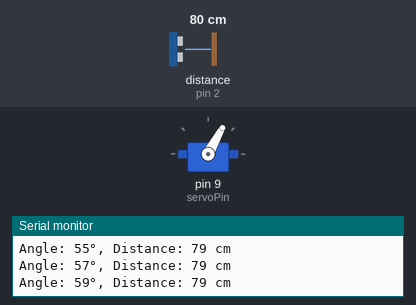
The sketch below on a simulated Arduino Uno, built with avr-gcc and run on an emulated ATmega328P. Shown: servo, the last lines printed to the serial monitor. Wiring (inferred from the names in the program): ultrasonic range finder: trigger pin 3; echo pin 2. The inputs (shaded band) are chosen by the test bench; at power-on: distance to the obstacle (sensor on pin 2) 80 cm. The echo pulse lasts 58.3 µs per cm.

Above: at 1.79 s.
1.8 s: distance to the obstacle (sensor on pin 2) set to 2 cm
At 2.3 s:
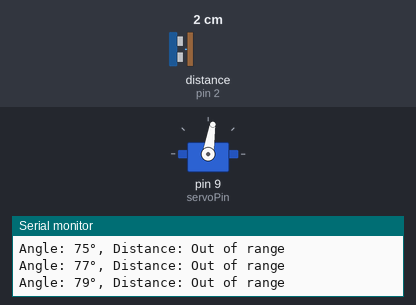
4.8 s: distance to the obstacle (sensor on pin 2) set to 35 cm
At 4.96 s:
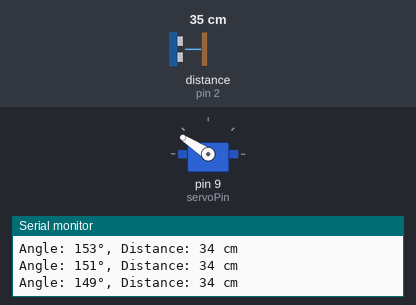
7.8 s: distance to the obstacle (sensor on pin 2) set to 60 cm
At 8.53 s:
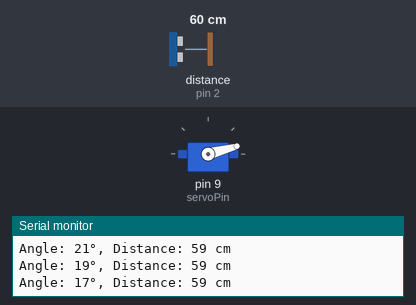
Timing chart, 0 to 16.8 s (numbered marks = the images above; inputs shaded):
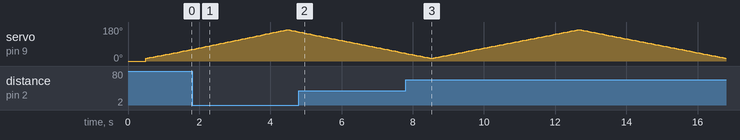

The sketch:

arduino-radar-code.ino
```cpp
#include <Servo.h>  // Include the Servo library

// Define pins for the HC-SR04 sensor
const int trigPin = 3;  // Trig pin connected to D3
const int echoPin = 2;  // Echo pin connected to D2

// Define pin for the servo motor
const int servoPin = 9; // Yellow wire of the servo to D9

// Create a Servo object
Servo myServo;

// Variable to store the duration of the pulse
long duration;

// Variable to store the calculated distance
int distance;

void setup() {
  // Initialize serial communication
  Serial.begin(9600);

  // Set the trigPin as an OUTPUT and the echoPin as an INPUT
  pinMode(trigPin, OUTPUT);
  pinMode(echoPin, INPUT);

  // Attach the servo to the specified pin
  myServo.attach(servoPin);

  // Move servo to the initial position
  myServo.write(0);
  delay(500);
}

void loop() {
  // Rotate the servo from 0° to 180° and back
  for (int angle = 15; angle <= 165; angle += 2) {
    scanArea(angle);  // Perform a scan at the current angle
  }
  for (int angle = 165; angle >= 15; angle -= 2) {
    scanArea(angle);  // Perform a scan at the current angle
  }
}

void scanArea(int angle) {
  // Rotate servo to the specified angle
  myServo.write(angle);
  delay(50);  // Allow time for the servo to reach the position

  // Measure the distance
  distance = measureDistance(trigPin, echoPin);

  // Print the angle and distance to the Serial Monitor
  Serial.print("Angle: ");
  Serial.print(angle);
  Serial.print("°, Distance: ");
  if (distance > 400 || distance < 2) {
    Serial.println("Out of range");  // If the distance is beyond sensor range
  } else {
    Serial.print(distance);
    Serial.println(" cm");
  }
}

int measureDistance(int trigPin, int echoPin) {
  long duration;

  // Clear the trigPin
  digitalWrite(trigPin, LOW);
  delayMicroseconds(2);

  // Trigger the sensor with a 10us pulse
  digitalWrite(trigPin, HIGH);
  delayMicroseconds(10);
  digitalWrite(trigPin, LOW);

  // Measure the echo pulse duration
  duration = pulseIn(echoPin, HIGH);

  // Calculate the distance
  int distance = duration * 0.0343 / 2;

  return distance;
}
```
